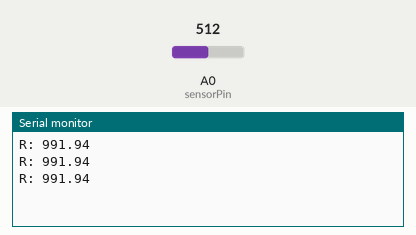
A sketch run on a simulated Arduino Uno, built with avr-gcc and run on an emulated ATmega328P. On the bench: the last lines printed to the serial monitor. The inputs (shaded band) are chosen by the test bench; at power-on: A0 (sensorPin) = 512.

Above: at 1.3 s.
1.4 s: A0 (sensorPin) set to 1005
At 1.9 s:
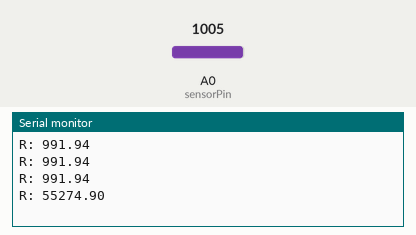
2.9 s: A0 (sensorPin) set to 1023
At 3.4 s:
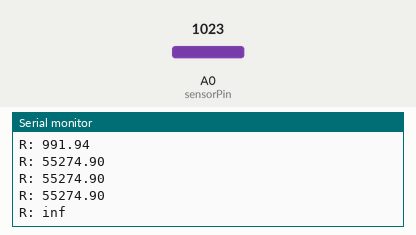

Measured:
- the behaviour switches between 1022 and 1023 on A0 (sensorPin) (found by bisection; images 1 and 2)
- after the input at 1.4 s, the serial monitor: prints a new line after 0.10 s (image 1)
- after the input at 2.9 s, the serial monitor: prints a new line after 0.11 s (image 2)

The sketch:

arduino_ohmmeter.ino
```cpp
const int sensorPin = A0;  // Analog input pin that senses Vout
int sensorValue = 0;       // sensorPin default value
float Vin = 5;             // Input voltage
float Vout = 0;            // Vout default value
float Rref = 990;          // Reference resistor's value in ohms (you can give this value in kiloohms or megaohms - the resistance of the tested resistor will be given in the same units)
float R = 0;               // Tested resistors default value

void setup ()
{
  Serial.begin(9600);      // Initialize serial communications at 9600 bps
}

void loop ()
{
  sensorValue = analogRead(sensorPin);  // Read Vout on analog input pin A0 (Arduino can sense from 0-1023, 1023 is 5V)
  Vout = (Vin * sensorValue) / 1023;    // Convert Vout to volts
  R = Rref * (1 / ((Vin / Vout) - 1));  // Formula to calculate tested resistor's value
  Serial.print("R: ");
  Serial.println(R);                    // Give calculated resistance in Serial Monitor
  delay(500);                          // Delay in milliseconds between reeds
}
```
